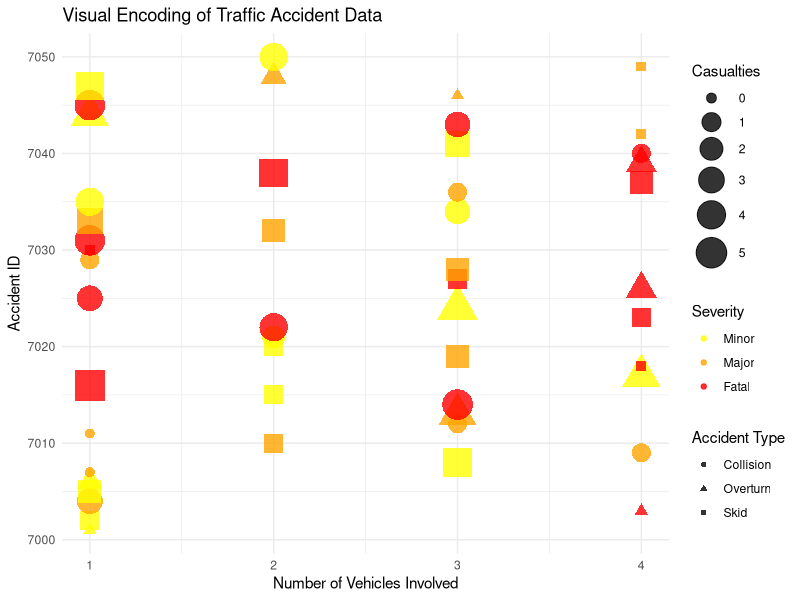

Reproduce this figure in R.
print("Varsini K 23BAD123")
library(ggplot2)
library(dplyr)
traffic_data <- read.csv("4.traffic_accidents.csv")
str(traffic_data)
summary(traffic_data)
traffic_data <- traffic_data %>%
  mutate(
    Severity = factor(Severity, levels = c("Minor", "Major", "Fatal")),
    Accident_Type = as.factor(Accident_Type)
  )
ggplot(traffic_data, aes(
  x = Vehicles_Involved,
  y = Accident_ID,
  color = Severity,
  size = Casualties,
  shape = Accident_Type
)) +
  geom_point(alpha = 0.8) +
  scale_color_manual(
    values = c("Minor" = "yellow", "Major" = "orange", "Fatal" = "red")
  ) +
  scale_size_continuous(
    range = c(3, 10)
  ) +
  labs(
    title = "Visual Encoding of Traffic Accident Data",
    x = "Number of Vehicles Involved",
    y = "Accident ID",
    color = "Severity",
    size = "Casualties",
    shape = "Accident Type"
  ) +
  theme_minimal()
